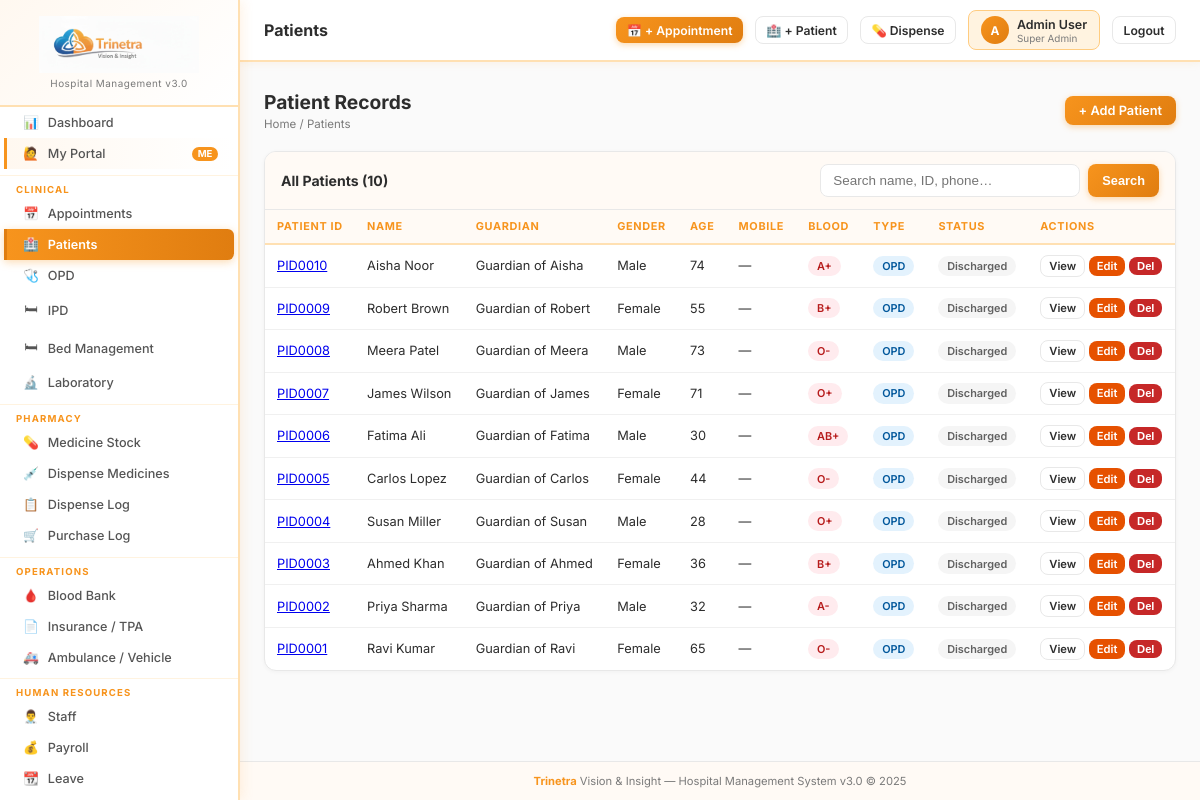
Page /patients (signed in) on the committed database.
### tables this page shows
CREATE TABLE patients (
    id INTEGER PRIMARY KEY AUTOINCREMENT,
    patient_unique_id TEXT UNIQUE,
    patient_name TEXT NOT NULL, guardian_name TEXT DEFAULT '',
    gender TEXT DEFAULT '', dob TEXT DEFAULT '', age INTEGER DEFAULT 0,
    blood_group TEXT DEFAULT '', mobile TEXT DEFAULT '',
    email TEXT DEFAULT '', address TEXT DEFAULT '',
    patient_type TEXT DEFAULT 'OPD', notes TEXT DEFAULT '',
    is_active INTEGER DEFAULT 1, created_at TEXT DEFAULT CURRENT_TIMESTAMP
);

### app.py (the view)
@app.route('/patients')
@perm_required('patients','view')
def patients():
    search = request.args.get('q','')
    if search:
        rows = qdb("SELECT * FROM patients WHERE is_active=1 AND (patient_name LIKE ? OR patient_unique_id LIKE ? OR mobile LIKE ?) ORDER BY id DESC",
                   (f'%{search}%',f'%{search}%',f'%{search}%'))
    else:
        rows = qdb("SELECT * FROM patients WHERE is_active=1 ORDER BY id DESC")
    return render_template('patients/list.html', patients=rows, search=search)

### app.py (called while the page is built)
def get_db():
    db = getattr(g, '_database', None)
    if db is None:
        db = g._database = sqlite3.connect(DATABASE)
        db.row_factory = sqlite3.Row
        db.execute("PRAGMA foreign_keys = ON")
    return db

@app.teardown_appcontext
def close_connection(exception):
    db = getattr(g, '_database', None)
    if db is not None: db.close()

def qdb(query, args=(), one=False):
    cur = get_db().execute(query, args)
    rv = cur.fetchall()
    return (rv[0] if rv else None) if one else rv

def get_user(): return session.get('hospitaladmin', {})

def get_user_permissions():
    user = get_user()
    if not user: return {}
    if user.get('roles') == 'Super Admin':
        return {m: {'view':True,'add':True,'edit':True,'delete':True} for m in ALL_MODULES}
    role_id = user.get('role_id', 0)
    rows = qdb("SELECT module,can_view,can_add,can_edit,can_delete FROM role_permissions WHERE role_id=?", (role_id,))
    return {r['module']: {'view':bool(r['can_view']),'add':bool(r['can_add']),'edit':bool(r['can_edit']),'delete':bool(r['can_delete'])} for r in rows}

def perm_required(module, action='view'):
    def decorator(f):
        @wraps(f)
        def decorated(*args, **kwargs):
            if 'hospitaladmin' not in session:
                return redirect(url_for('login'))
            user = get_user()
            if user.get('roles') == 'Super Admin':
                return f(*args, **kwargs)
            perms = get_user_permissions()
            if not perms.get(module, {}).get(action):
                flash(f'Access denied: {action} permission required for {module}.', 'danger')
                return redirect(url_for('dashboard'))
            return f(*args, **kwargs)
        return decorated
    return decorator

@app.context_processor
def inject_globals():
    user = get_user()
    perms = get_user_permissions() if user else {}
    settings = {}
    if user:
        try:
            rows = qdb("SELECT name,value FROM sch_settings")
            settings = {r['name']: r['value'] for r in rows}
        except: pass
    return dict(current_user=type('U', (), user)() if user else None,
                user_perms=perms, settings=settings,
                ALL_MODULES=ALL_MODULES)

### templates/patients/list.html (shortened to what this page needs)
{% extends 'base.html' %}
{% block page_title %}Patients{% endblock %}
{% block content %}
<div class="page-header">
  <div><h1>Patient Records</h1><div class="breadcrumb">Home / Patients</div></div>
  {% if user_perms.get('patients',{}).get('add') %}<a href="{{ url_for('patient_add') }}" class="btn btn-primary">+ Add Patient</a>{% endif %}
</div>
<div class="card">
  <div class="card-header">
    <h3>All Patients ({{ patients|length }})</h3>
    <form class="flex gap-2" method="GET">
      <input type="text" name="search" class="form-control" placeholder="Search name, ID, phone…" value="{{ search }}" style="width:260px;">
      <button type="submit" class="btn btn-primary">Search</button>
    </form>
  </div>
  <div class="card-body p-0"><div class="table-wrap"><table>
    <thead><tr><th>Patient ID</th><th>Name</th><th>Guardian</th><th>Gender</th><th>Age</th><th>Mobile</th><th>Blood</th><th>Type</th><th>Status</th><th>Actions</th></tr></thead>
    <tbody>{% for p in patients %}<tr>
      <td><a href="{{ url_for('patient_view',pid=p.id) }}" class="font-bold">{{ p.patient_unique_id }}</a></td>
      <td>{{ p.patient_name }}</td><td>{{ p.guardian_name or "—" }}</td><td>{{ p.gender or "—" }}</td><td>{{ p.age or "—" }}</td><td>{{ p.mobileno or "—" }}</td>
      <td>{% if p.blood_group %}<span class="badge badge-danger">{{ p.blood_group }}</span>{% else %}—{% endif %}</td>
      <td><span class="badge badge-info">{{ p.patient_type|upper }}</span></td>
      <td>{% if p.discharged=="no" %}<span class="badge badge-success">Active</span>{% else %}<span class="badge badge-secondary">Discharged</span>{% endif %}</td>
      <td>
        <a href="{{ url_for('patient_view',pid=p.id) }}" class="btn btn-secondary btn-xs">View</a>
        {% if user_perms.get('patients',{}).get('edit') %}<a href="{{ url_for('patient_edit',pid=p.id) }}" class="btn btn-warning btn-xs">Edit</a>{% endif %}
        {% if user_perms.get('patients',{}).get('delete') %}<form method="POST" action="{{ url_for('patient_delete',pid=p.id) }}" style="display:inline" onsubmit="return confirm('Delete?')"><button class="btn btn-danger btn-xs">Del</button></form>{% endif %}
      </td>
    </tr>{% else %}<tr><td colspan="10" class="text-center text-muted" style="padding:2rem">No patients found.</td></tr>{% endfor %}</tbody>
  </table></div></div>
</div>
{% endblock %}

### templates/base.html (shortened to what this page needs)
<!DOCTYPE html>
<html lang="en">
<head>
</head>
<body>
{% if current_user %}
<nav class="sidebar">
  <div class="sidebar-brand">
    <img alt="Trinetra Vision & Insight">
    <div class="version">Hospital Management v3.0</div>
  </div>
  {% if user_perms.get('dashboard',{}).get('view',True) %}
  <a href="{{ url_for('dashboard') }}" class="{{ 'active' if request.endpoint=='dashboard' }}"><i class="icon">📊</i>Dashboard</a>
  {% endif %}
  <a href="/my"
     class="{{ 'active' if (request.endpoint or '').startswith('my_') }}"
     style="{% if not (request.endpoint or '').startswith('my_') %}background:linear-gradient(90deg,#fff8f0,#fff);border-left:3px solid #F7941D;{% endif %}">
    <i class="icon">🙋</i>
    <span style="flex:1;">My Portal</span>
    <span style="font-size:.6rem;background:#F7941D;color:#fff;padding:.1rem .35rem;border-radius:.75rem;font-weight:700;">ME</span>
  </a>
  <div class="sidebar-section">Clinical</div>
  {% if user_perms.get('appointments',{}).get('view') %}<a href="{{ url_for('appointments') }}" class="{{ 'active' if 'appointment' in (request.endpoint or '') }}"><i class="icon">📅</i>Appointments</a>{% endif %}
  {% if user_perms.get('patients',{}).get('view') %}<a href="{{ url_for('patients') }}" class="{{ 'active' if 'patient' in (request.endpoint or '') and 'blood' not in (request.endpoint or '') }}"><i class="icon">🏥</i>Patients</a>{% endif %}
  {% if user_perms.get('opd',{}).get('view') %}<a href="{{ url_for('opd') }}" class="{{ 'active' if request.endpoint=='opd' }}"><i class="icon">🩺</i>OPD</a>{% endif %}
  {% if user_perms.get('ipd',{}).get('view') %}<a href="{{ url_for('ipd') }}" class="{{ 'active' if request.endpoint=='ipd' }}"><i class="icon">🛏</i>IPD</a>{% endif %}
  {% if user_perms.get('beds',{}).get('view') %}<a href="{{ url_for('beds') }}" class="{{ 'active' if 'bed' in (request.endpoint or '') }}"><i class="icon">🛏</i>Bed Management</a>{% endif %}
  {% if user_perms.get('lab',{}).get('view') %}<a href="{{ url_for('lab') }}" class="{{ 'active' if 'lab' in (request.endpoint or '') }}"><i class="icon">🔬</i>Laboratory</a>{% endif %}
  <div class="sidebar-section">Pharmacy</div>
  {% if user_perms.get('pharmacy',{}).get('view') %}
  <a href="{{ url_for('pharmacy_list') }}" class="{{ 'active' if request.endpoint=='pharmacy_list' }}"><i class="icon">💊</i>Medicine Stock</a>
  <a href="{{ url_for('pharmacy_dispense') }}" class="{{ 'active' if request.endpoint=='pharmacy_dispense' }}"><i class="icon">💉</i>Dispense Medicines</a>
  <a href="{{ url_for('pharmacy_dispense_all') }}" class="{{ 'active' if request.endpoint=='pharmacy_dispense_all' }}"><i class="icon">📋</i>Dispense Log</a>
  <a href="{{ url_for('pharmacy_purchases') }}" class="{{ 'active' if request.endpoint=='pharmacy_purchases' }}"><i class="icon">🛒</i>Purchase Log</a>
  {% endif %}
  <div class="sidebar-section">Operations</div>
  {% if user_perms.get('bloodbank',{}).get('view') %}<a href="{{ url_for('bloodbank') }}" class="{{ 'active' if 'bloodbank' in (request.endpoint or '') }}"><i class="icon">🩸</i>Blood Bank</a>{% endif %}
  {% if user_perms.get('insurance',{}).get('view') %}<a href="{{ url_for('insurance') }}" class="{{ 'active' if 'insurance' in (request.endpoint or '') }}"><i class="icon">📄</i>Insurance / TPA</a>{% endif %}
  {% if user_perms.get('vehicle',{}).get('view') %}<a href="{{ url_for('vehicle_list') }}" class="{{ 'active' if 'vehicle' in (request.endpoint or '') }}"><i class="icon">🚑</i>Ambulance / Vehicle</a>{% endif %}
  <div class="sidebar-section">Human Resources</div>
  {% if user_perms.get('staff',{}).get('view') %}<a href="{{ url_for('staff_list') }}" class="{{ 'active' if request.endpoint in ['staff_list','staff_view','staff_edit'] }}"><i class="icon">👨‍⚕️</i>Staff</a>{% endif %}
  {% if user_perms.get('payroll',{}).get('view') %}<a href="{{ url_for('payroll_list') }}" class="{{ 'active' if 'payroll' in (request.endpoint or '') }}"><i class="icon">💰</i>Payroll</a>{% endif %}
  {% if user_perms.get('hr_leave',{}).get('view') %}<a href="{{ url_for('hr_leave') }}" class="{{ 'active' if 'leave' in (request.endpoint or '') }}"><i class="icon">📆</i>Leave</a>{% endif %}
  {% if user_perms.get('hr_attendance',{}).get('view') %}<a href="{{ url_for('hr_attendance') }}" class="{{ 'active' if 'attendance' in (request.endpoint or '') }}"><i class="icon">✅</i>Attendance</a>{% endif %}
</nav>
<div class="main-wrap">
  <div class="topbar">
    <div class="topbar-left">
      <div class="topbar-title">{% block page_title %}Dashboard{% endblock %}</div>
    </div>
    <div class="topbar-right">
      {% if user_perms.get('appointments',{}).get('add') %}
      <a href="{{ url_for('appointment_add') }}" class="btn btn-primary btn-sm">📅 + Appointment</a>
      {% endif %}
      {% if user_perms.get('patients',{}).get('add') %}
      <a href="{{ url_for('patient_add') }}" class="btn btn-secondary btn-sm">🏥 + Patient</a>
      {% endif %}
      {% if user_perms.get('pharmacy',{}).get('add') %}
      <a href="{{ url_for('pharmacy_dispense') }}" class="btn btn-secondary btn-sm">💊 Dispense</a>
      {% endif %}
      <div class="user-badge">
        <div class="user-avatar">{{ current_user.username[:1].upper() if current_user else 'U' }}</div>
        <div>
          <div class="user-name">{{ current_user.username if current_user else '' }}</div>
          <div class="user-role">{{ current_user.roles if current_user else '' }}</div>
        </div>
      </div>
      <a href="{{ url_for('logout') }}" class="btn btn-secondary btn-sm">Logout</a>
    </div>
  </div>
  <div class="flash-wrap">
  </div>
  <div class="content">{% block content %}{% endblock %}</div>
  <div style="text-align:center;padding:.75rem;font-size:.7rem;color:var(--muted);border-top:1px solid var(--border);background:#fffaf5;">
    <strong style="color:var(--brand-orange);">Trinetra</strong> Vision &amp; Insight &mdash; Hospital Management System v3.0 &copy; 2025
  </div>
</div>
{% endif %}
</body>
</html>

### rows in the picture
patients: patient_unique_id "PID0010", patient_name "Aisha Noor", guardian_name "Guardian of Aisha", gender "Male", age "74", mobileno "—", blood_group "A+", patient_type "OPD"
patients: patient_unique_id "PID0009", patient_name "Robert Brown", guardian_name "Guardian of Robert", gender "Female", age "55", mobileno "—", blood_group "B+", patient_type "OPD"
patients: patient_unique_id "PID0008", patient_name "Meera Patel", guardian_name "Guardian of Meera", gender "Male", age "73", mobileno "—", blood_group "O-", patient_type "OPD"
patients: patient_unique_id "PID0007", patient_name "James Wilson", guardian_name "Guardian of James", gender "Female", age "71", mobileno "—", blood_group "O+", patient_type "OPD"
patients: patient_unique_id "PID0006", patient_name "Fatima Ali", guardian_name "Guardian of Fatima", gender "Male", age "30", mobileno "—", blood_group "AB+", patient_type "OPD"
patients: patient_unique_id "PID0005", patient_name "Carlos Lopez", guardian_name "Guardian of Carlos", gender "Female", age "44", mobileno "—", blood_group "O-", patient_type "OPD"
patients: patient_unique_id "PID0004", patient_name "Susan Miller", guardian_name "Guardian of Susan", gender "Male", age "28", mobileno "—", blood_group "O+", patient_type "OPD"
patients: patient_unique_id "PID0003", patient_name "Ahmed Khan", guardian_name "Guardian of Ahmed", gender "Female", age "36", mobileno "—", blood_group "B+", patient_type "OPD"
patients: patient_unique_id "PID0002", patient_name "Priya Sharma", guardian_name "Guardian of Priya", gender "Male", age "32", mobileno "—", blood_group "A-", patient_type "OPD"
patients: patient_unique_id "PID0001", patient_name "Ravi Kumar", guardian_name "Guardian of Ravi", gender "Female", age "65", mobileno "—", blood_group "O-", patient_type "OPD"

### other values in the picture
{{ current_user.username[:1].upper() if current_user else 'U' }} "A"
{{ current_user.username if current_user else '' }} "Admin User"
{{ current_user.roles if current_user else '' }} "Super Admin"
{{ patients|length }} "10"
